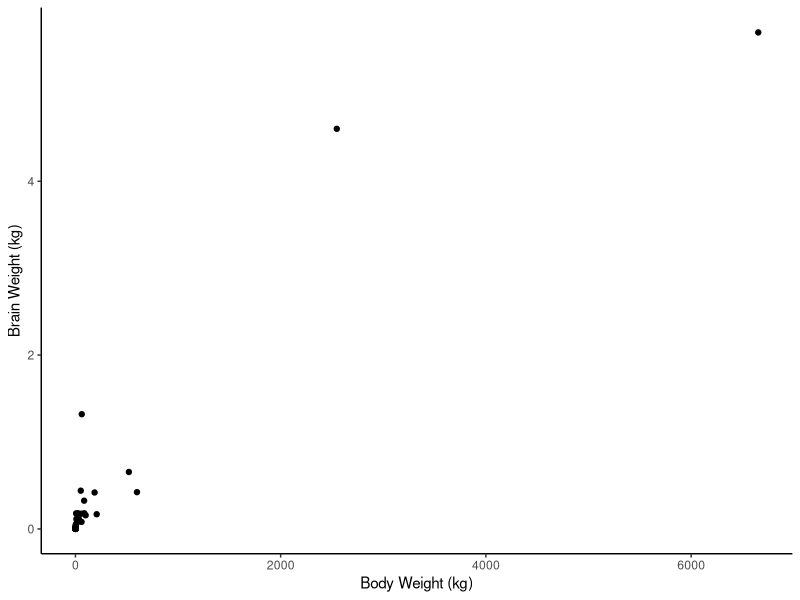
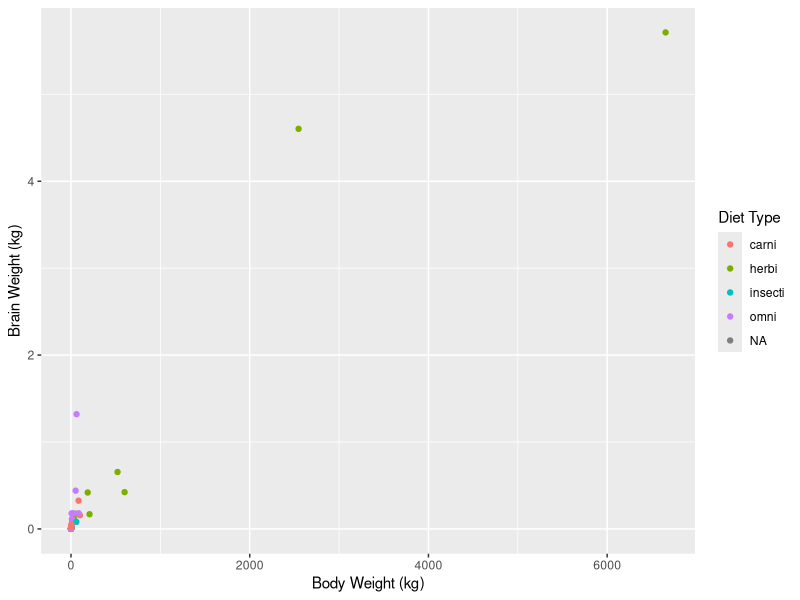
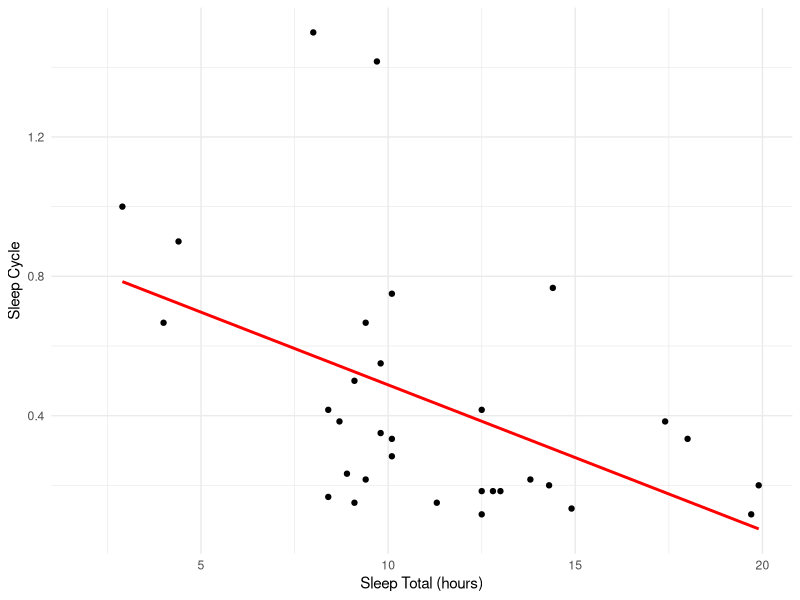
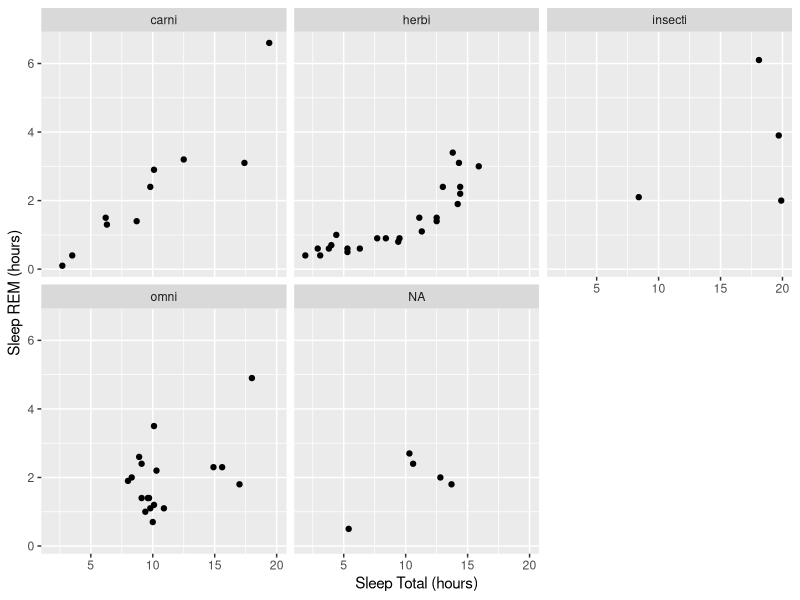
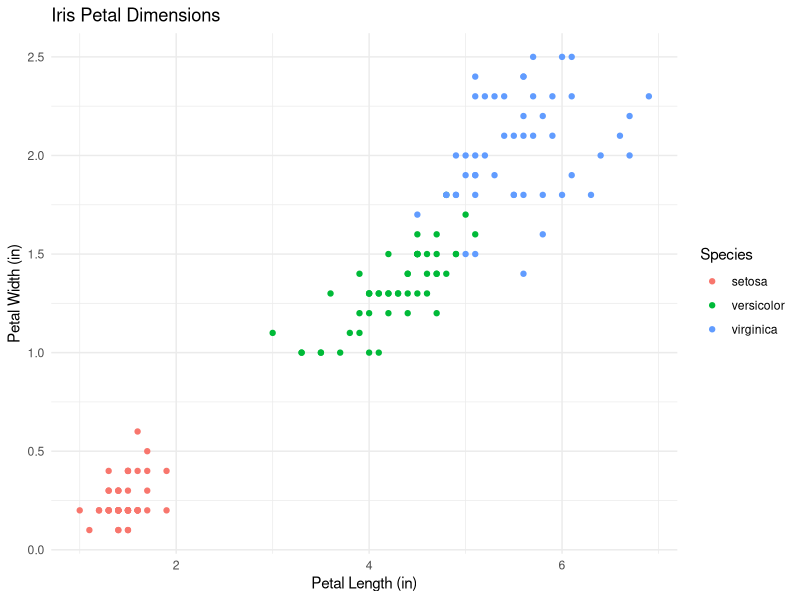
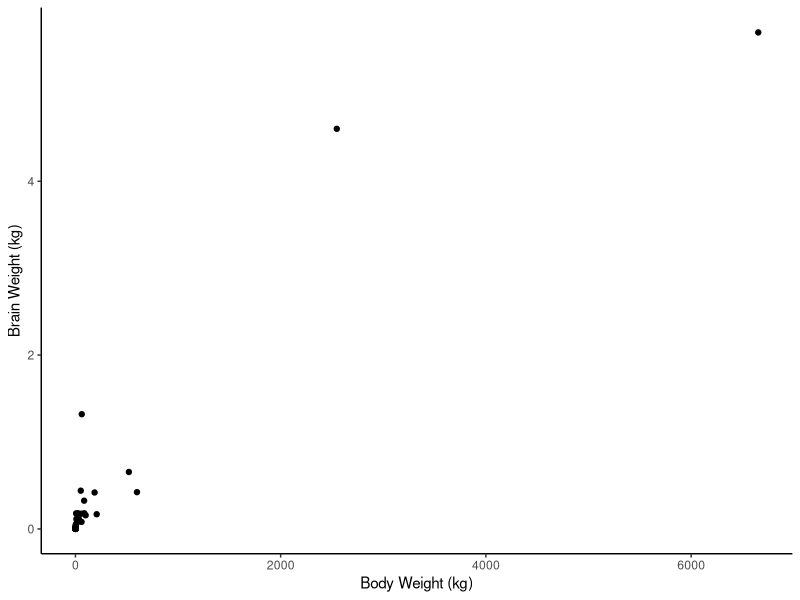
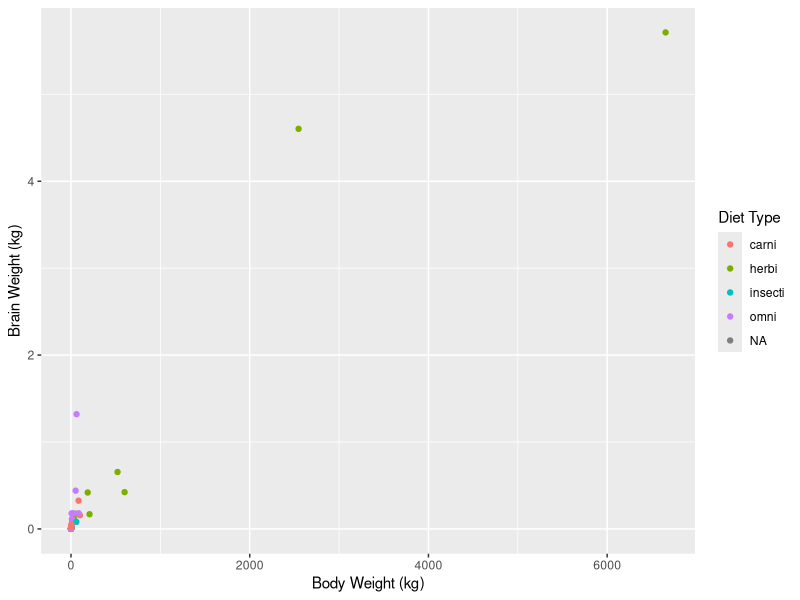
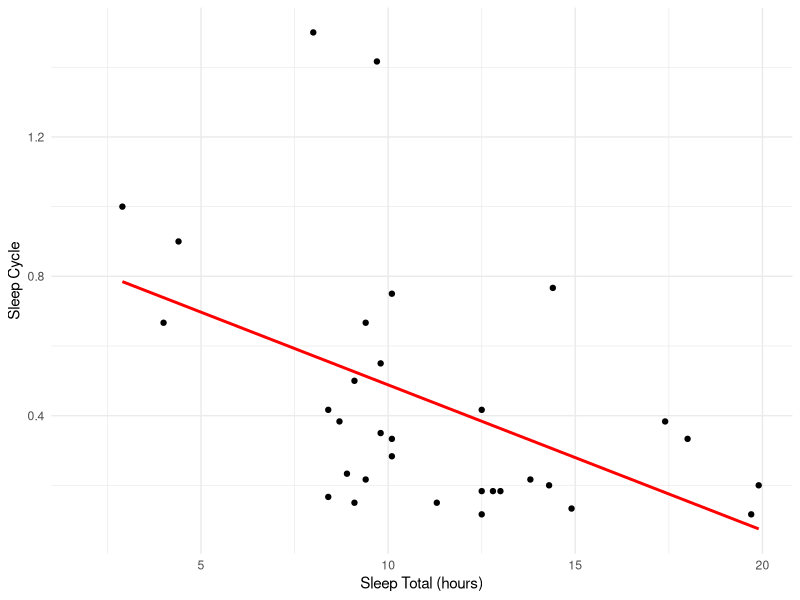

Source code (R) for these figures, in order:
## ---- chunk 1
knitr::opts_chunk$set(echo = TRUE)
## ---- chunk 2
library(ggplot2)

data(msleep)

# output dir
dir <- file.path("exer_2")
## ---- chunk 3
plot1 <- ggplot(msleep, aes(x=bodywt, y=brainwt)) +
  geom_point(na.rm=TRUE) +
  labs(x="Body Weight (kg)", y="Brain Weight (kg)") +
  theme_classic()
ggsave(file.path(dir, "plot1.jpeg"), plot1)
plot1
## ---- chunk 4
plot2 <- ggplot(msleep, aes(x=bodywt, y=brainwt)) +
  geom_point(aes(color=as.factor(vore)), na.rm=TRUE) +
  labs(x="Body Weight (kg)", y="Brain Weight (kg)", color="Diet Type")
ggsave(file.path(dir, "plot2.jpeg"), plot2)
plot2
## ---- chunk 5
plot3 <- ggplot(msleep, aes(x=sleep_total, y=sleep_cycle)) +
  geom_point(na.rm=TRUE) +
  geom_smooth(method="lm", color="red", se=FALSE, na.rm=TRUE) +
  labs(x="Sleep Total (hours)", y="Sleep Cycle") +
  theme_minimal()
ggsave(file.path(dir, "plot3.jpeg"), plot3)
plot3
## ---- chunk 6
plot4 <- ggplot(msleep, aes(x=sleep_total, y=sleep_rem)) +
  geom_point(na.rm=TRUE) +
  facet_wrap(~vore) +
  labs(x="Sleep Total (hours)", y="Sleep REM (hours)")
ggsave(file.path(dir, "plot4.jpeg"), plot4)
plot4
## ---- chunk 7
data(iris)

plot5 <- ggplot(iris, aes(x=Petal.Length, y=Petal.Width)) +
  geom_point(aes(color=as.factor(Species)), na.rm=TRUE) +
  labs(title="Iris Petal Dimensions", x="Petal Length (in)", y="Petal Width (in)", color="Species") +
  theme_minimal()
ggsave(file.path(dir, "plot5.jpeg"), plot5)
plot5
## ---- chunk 8
